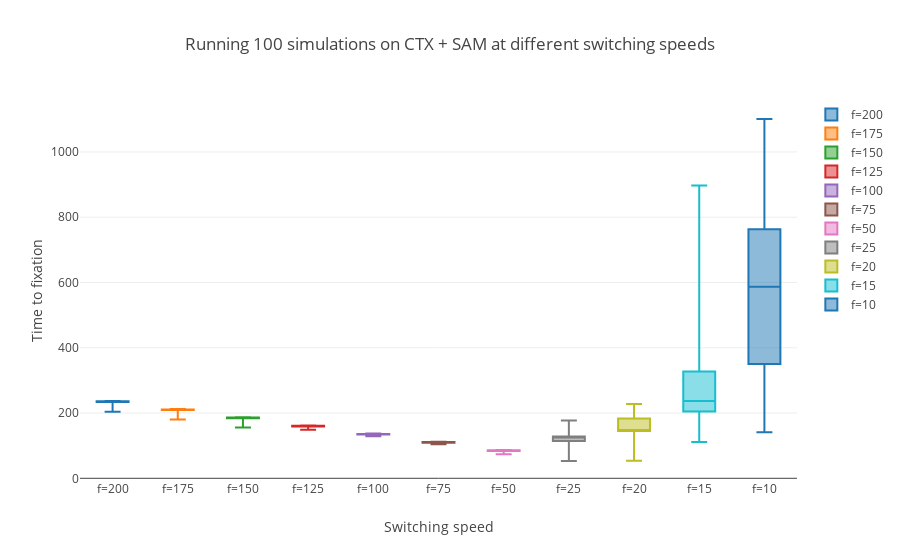

Here is the notebook cell this chart was saved with:
### Markdown cell above
### K=10^6

### Code cell
display(table_switching(pairs[0], carrying_cap=10**6, prob_mutation=10**-5))
box_switching(pairs[0], carrying_cap=10**6, prob_mutation=10**-5)
